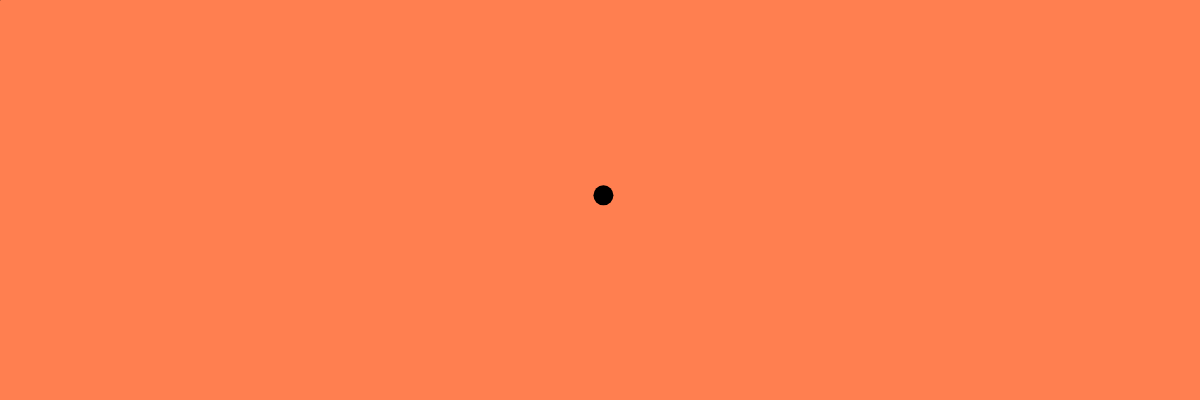
Frame 1 (no input)
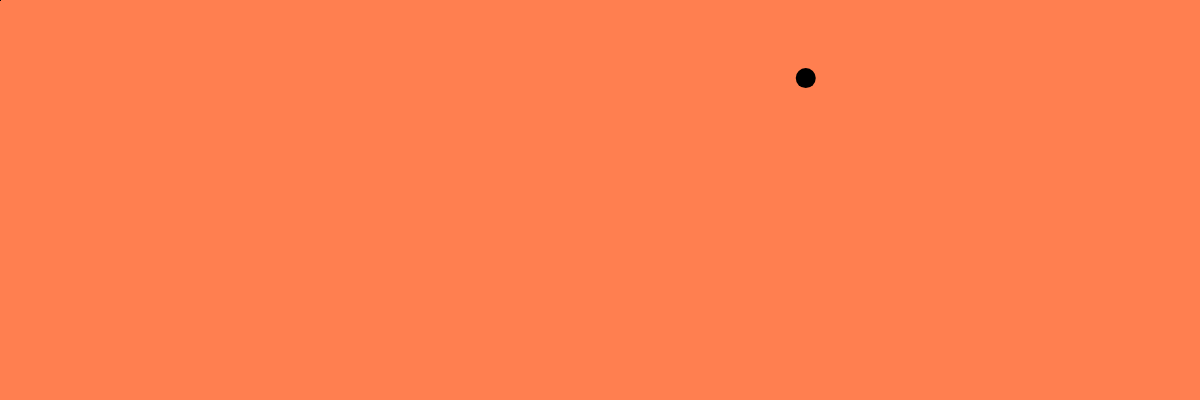
Frame 60 (no input)
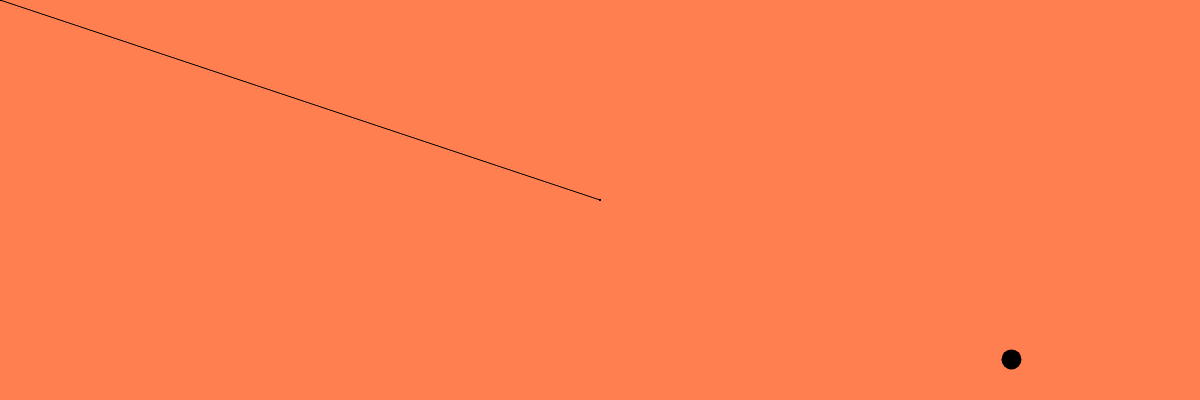
Frame 120 (the mouse pressed at the canvas centre since frame 60)

The p5.js sketch that drew these frames (run headless with seeded random() and noise() and a simulated clock; from frame 60 on, the mouse is pressed at the canvas centre):

// p5.js sketch
// ── sketch.js
let b;

// from https://p5js.org/reference/#/p5/createGraphics
let insvisibleCanvas2;

function setup() {
  createCanvas(windowWidth, 400);
  insvisibleCanvas2 = createGraphics(width, height);
  b = new Ball(width/2, height/2);
  
  
}

function draw() {
  background("coral");
  
  // line(pmouseX, pmouseY, mouseX, mouseY);
  insvisibleCanvas2.line(pmouseX, pmouseY, mouseX, mouseY);
  
  image(insvisibleCanvas2, 0, 0)
  
  b.update();
  b.display();
  
  
  
}


class Ball{
  constructor(x, y){
    this.x = x;
    this.y = y;
    this.speedX = random(-8, 8);
    this.speedY = random(-8, 8);
  }
  update(){
    this.x += this.speedX;
    this.y += this.speedY;
    //bounce x
    if(this.x > width || this.x < 0){
      this.speedX *= -1;
    }
    //bounce y
    if(this.y > height || this.y < 0){
      this.speedY *= -1;''
    } 
  }
  display(){
    push();
    translate(this.x, this.y);
    noStroke();
    fill(0);
    circle(0, 0, 20);
    pop();
    
    // insvisibleCanvas2.push();
    // insvisibleCanvas2.translate(this.x, this.y);
    // insvisibleCanvas2.fill("red");
    // insvisibleCanvas2.noStroke();
    // insvisibleCanvas2.circle(0, 0, 5);
    // insvisibleCanvas2.pop();


    
    
    
    
    
  }
}
